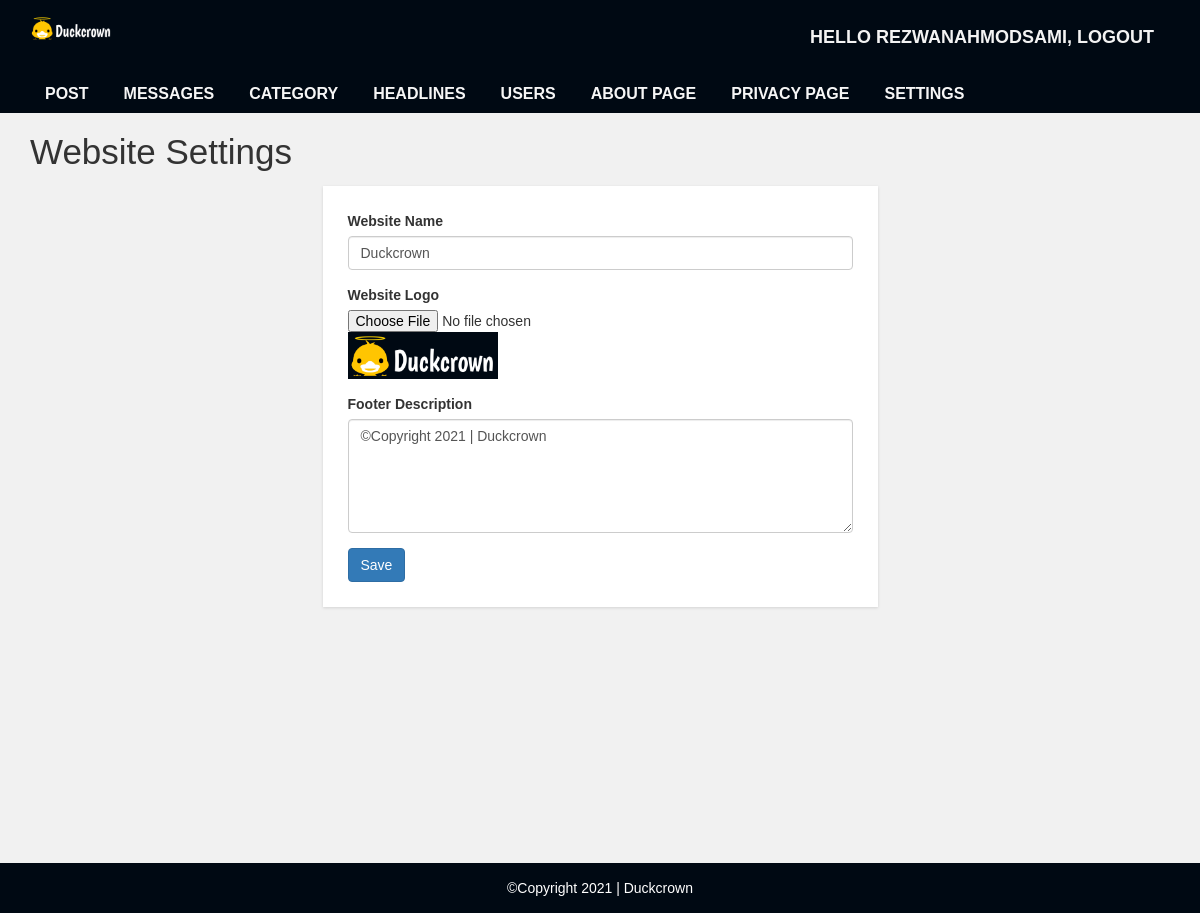
Screenshot of /admin/settings.php (signed in) with the database file from the repository.
### tables this page shows
CREATE TABLE `settings` (
  `id` int(11) NOT NULL,
  `websitename` varchar(60) NOT NULL,
  `logo` varchar(50) NOT NULL,
  `footerdesc` varchar(255) NOT NULL
);

### admin/settings.php (the view, shortened to what this page needs)
<?php include "header.php"; ?>
  <div id="admin-content">
      <div class="container">
         <div class="row">
             <div class="col-md-12">
                 <h1 class="admin-heading">Website Settings</h1>
             </div>
              <div class="col-md-offset-3 col-md-6">
                <?php
                  include "config.php";
                  $sql = "SELECT * FROM settings";
                  $result = mysqli_query($conn, $sql) or die("Query Failed.");
                  if(mysqli_num_rows($result) > 0){
                    while($row = mysqli_fetch_assoc($result)) {
                ?>
                  <form  action="save-settings.php" method="POST" enctype="multipart/form-data">
                      <div class="form-group">
                          <label for="website_name">Website Name</label>
                          <input type="text" name="website_name" value="<?php echo $row['websitename']; ?>" class="form-control" autocomplete="off" required>
                      </div>
                      <div class="form-group">
                          <label for="logo">Website Logo</label>
                          <input type="file" name="logo">
                          <img class="uploaded_img" src="../images/<?php echo $row['logo']; ?>" width="150px" height="auto">
                      </div>
                      <div class="form-group">
                          <label for="footer_desc">Footer Description</label>
                          <textarea name="footer_desc" class="form-control" rows="5" required><?php echo $row['footerdesc']; ?></textarea>
                      </div>
                      <input type="submit" name="submit" class="btn btn-primary" value="Save" required />
                  </form>
                  <?php
                      }
                    }
                  ?>
              </div>
          </div>
      </div>
  </div>
<?php include "footer.php"; ?>

### admin/header.php (shortened to what this page needs)
<!DOCTYPE html>
<html lang="en">
    <head>
        <link rel="stylesheet" href="../css/bootstrap.min.css" />
        <link rel="stylesheet" href="../css/font-awesome.css">
        <link rel="stylesheet" href="../css/style.css">
    </head>
    <body>
        <div id="header-admin">
            <div class="container">
                <div class="row">
                    <div class="col-md-2">
                    <?php
                include "config.php";
                $sql = "SELECT * FROM settings";
                $result = mysqli_query($conn, $sql) or die("Query Failed.");
                if(mysqli_num_rows($result) > 0){
                  while($row = mysqli_fetch_assoc($result)) {
                    if($row['logo'] == ""){
                      echo '<a href="post.php"><h1>'.$row['websitename'].'</h1></a>';
                    }else{
                      echo '<a href="post.php"><img class="logo" src="../images/'. $row['logo'] .'"></a>';
                    }
                  }
                }
                ?>
                    </div>
                    <div class="col-md-offset-6  col-md-4 text-white">
                        <a href="logout.php" class="admin-logout">Hello <?php echo $_SESSION["username"]; ?>, logout</a>
                    </div>
                </div>
            </div>
        </div>
        <div id="admin-menubar">
            <div class="container">
                <div class="row">
                    <div class="col-md-12">
                       <ul class="admin-menu">
                            <li>
                                <a href="post.php">Post</a>
                            </li>
                            <?php
                              if($_SESSION["user_role"] == '1'){
                            ?>
                            <li>
                                <a href="message.php">Messages</a>
                            </li>
                            <li>
                                <a href="category.php">Category</a>
                            </li>
                            <li>
                                <a href="headlines.php">Headlines</a>
                            </li>
                            <li>
                                <a href="users.php">Users</a>
                            </li>
                            <li>
                                <a href="manage-about.php">About Page</a>
                            </li>
                            <li>
                                <a href="manage-privacy.php">Privacy Page</a>
                            </li>
                            <li>
                                <a href="settings.php">Settings</a>
                            </li>
                            <?php
                              }
                            ?>
                        </ul>
                    </div>
                </div>
            </div>
        </div>

### admin/footer.php
<div id ="footer">
    <div class="container">
        <div class="row">
            <div class="col-md-12">
            <?php
                include "config.php";
                $sql = "SELECT * FROM settings";
                $result = mysqli_query($conn, $sql) or die("Query Failed.");
                if(mysqli_num_rows($result) > 0){
                  while($row = mysqli_fetch_assoc($result)) {
              ?>
                <span><?php echo $row['footerdesc']; ?></span>
              <?php
                }
              }
              ?>
            </div>
        </div>
    </div>
</div>
</body>
</html>

### css/style.css (style rules this page uses)
body { background: #f1f1f1; font-family: sans-serif,arial,Helvetica; }
a, a:hover, a:focus { text-decoration: none; outline: none; }
ul { margin:0; padding:0; list-style:none; }
img.logo { width: 50%; height: auto; display: block; }
#header-admin { background-color: #000913; padding: 15px 0; }
#header-admin .admin-logout { margin: 10px 0; color: rgb(243, 243, 243); font-size: 18px; font-weight: 600; text-transform: uppercase; display: inline-block; }
#admin-menubar { background-color: #000913; }
#admin-menubar .admin-menu { font-size: 0; }
#admin-menubar .admin-menu li { display: inline-block; margin: 0 5px 0 0; }
#admin-menubar .admin-menu li a { color: #f6f6f6; font-size: 16px; font-weight: 600; text-transform: uppercase; padding: 7px 15px; display: block; transition: all 0.3s; }
#admin-content { padding: 20px 0; min-height: 750px; }
.uploaded_img { background-color: #000913; }
#admin-content .admin-heading { font-size: 35px; margin: 0 0 15px; }
.text-white { color:rgb(255, 255, 255); }
form { background: rgb(255, 255, 255); padding: 25px; box-shadow:0 1px 3px rgba(0, 0, 0, 0.13); }
#footer { color: #fff; padding:15px 0; text-align:center; background-color:#000913; }

### rows the page displays
settings: logo (picture), website_name "Duckcrown", footer_desc "©Copyright 2021 | Duckcrown", footerdesc "©Copyright 2021 | Duckcrown"

### other values shown
$_SESSION["username"] "REZWANAHMODSAMI"
